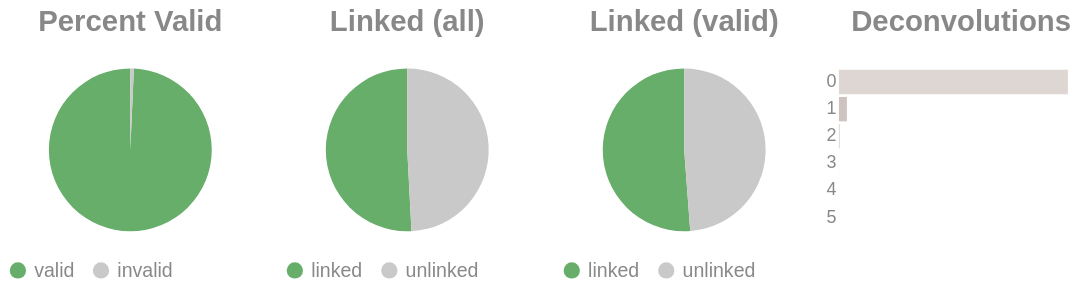

The notebook cell this image was saved under:
### Code cell
if SKIPLR:
    pass
else:
    clash = Counter()
    for i in valids['molecule'].to_list():
        _mol = i.split("-")
        if len(_mol) == 1:
            clash.update('0')
        else:
            clash.update(_mol[-1])

    _d = {"deconvolutions": [], 'count': []}
    for k,v in clash.items():
        _d['deconvolutions'].append(k)
        _d['count'].append(v)

    tot_valid = valids['reads'].sum()
    mask = valids['reads'] >= 2
    n_linked_reads = valids.filter(mask)['reads'].sum()
    if n_linked_reads == 0:
        print_html("No linked molecules (>=2 reads) were detected; skipping linked-only distributions.")
        SKIPLR = True
    else:
        perc_valid = round(tot_valid / n_reads, 4)
        linked_perc_abs = round(n_linked_reads / n_reads, 4)
        linked_perc = round(n_linked_reads / tot_valid, 4)

    _valid = pl.DataFrame({"valids": ['valid', 'invalid'], "count": [tot_valid, n_reads - tot_valid]})
    _linked_abs = pl.DataFrame({"linked (absolute)": ['linked', 'unlinked'], "count": [n_linked_reads, n_reads - n_linked_reads]})
    _linked_rel = pl.DataFrame({"linked (valids)": ['linked', 'unlinked'], "count": [n_linked_reads, tot_valid - n_linked_reads]})

    (
        alt.hconcat(
            piechart(_valid, goodval = 'valid', title = "Percent Valid"),
            piechart(_linked_abs, goodval = "linked", title =  "Linked (all)"),
            piechart(_linked_rel, goodval = "linked", title =  "Linked (valid)"),
            convolutionbar(pl.DataFrame(_d), title = "Deconvolutions"),
            center = True,
            bounds = 'flush'
        )
        .resolve_scale(color='independent')
        .resolve_legend('independent')
        .properties(usermeta={'embedOptions': {"actions": False}})
    ).display()

### Figure 1 — Vega-Lite specification as saved in the notebook (floating-point values rounded to 4 significant figures)
{"width": "container", "height": 400, "config": {"title": {"anchor": "start", "dy": -15, "fontSize": 18, "color": "#888888", "subtitleColor": "#888888", "subtitleFontSize": 14}, "arc": {"fill": "#0072B2"}, "axis": {"domainColor": "#888888", "domainWidth": 0.5, "gridWidth": 0.2, "grid": false, "titleFontWeight": 400, "titleFontSize": 15, "labelFontSize": 11, "labelColor": "#888888", "tickColor": "#888888", "tickWidth": 0.2, "titleColor": "#888888"}, "axisBand": {"grid": false}, "axisX": {"grid": true, "tickSize": 10, "domainCap": "round"}, "axisY": {"domain": false, "grid": true, "tickSize": 0, "domainCap": "round"}, "background": "transparent", "header": {"labelFontSize": 15, "labelColor": "#888888", "titleFontSize": 15, "titleFontWeight": 600, "titleColor": "#888888"}, "legend": {"labelFont": "sans-serif", "labelFontSize": 12, "labelColor": "#888888", "symbolSize": 100, "symbolType": "circle", "titleFontSize": 12, "titlePadding": 10, "titleColor": "#888888", "title": null}, "range": {"category": ["#E69F00", "#56B4E9", "#009E73", "#F0E442", "#0072B2", "#D55E00", "#CC79A7", "#000000"], "diverging": ["#cfe8f3", "#a2d4ec", "#73bfe2", "#46abdb", "#1696d2", "#12719e"]}, "area": {"fill": "#0072B2", "fillOpacity": 0.7, "line": true, "strokeOpacity": 0.7}, "line": {"color": "#0072B2", "stroke": "#0072B2", "strokeWidth": 2}, "trail": {"color": "#0072B2", "stroke": "#0072B2", "strokeWidth": 0, "size": 1}, "point": {"filled": true, "fillOpacity": 1.0, "size": 95}, "text": {"color": "#888888", "fontSize": 11, "align": "right", "fontWeight": 400, "size": 11}, "bar": {"fill": "#0072B2", "stroke": null}, "view": {"stroke": null, "continuousWidth": 660, "continuousHeight": 400}}, "hconcat": [{"data": {"name": "data-03f4e1b15c4998212b6df51e778cc36c"}, "mark": {"type": "arc"}, "encoding": {"color": {"field": "valids", "legend": {"orient": "bottom", "title": null}, "scale": {"domain": ["valid", "invalid"], "range": ["#68ae6b", "#C9C9C9"]}, "title": "Valids", "type": "nominal"}, "theta": {"field": "count", "type": "quantitative"}, "tooltip": [{"field": "valids", "title": "Valids", "type": "ordinal"}, {"field": "percent", "format": ".2%", "title": "Percent", "type": "quantitative"}, {"field": "count", "title": "Count", "type": "quantitative"}]}, "height": 100, "title": {"text": "Percent Valid", "align": "center", "anchor": "middle"}, "transform": [{"calculate": "datum.count / 8104829", "as": "percent"}], "width": 150}, {"data": {"name": "data-2a8265bf8c70925d5e4424cd6b5cc7a1"}, "mark": {"type": "arc"}, "encoding": {"color": {"field": "linked (absolute)", "legend": {"orient": "bottom", "title": null}, "scale": {"domain": ["linked", "unlinked"], "range": ["#68ae6b", "#C9C9C9"]}, "title": "Linked (Absolute)", "type": "nominal"}, "theta": {"field": "count", "type": "quantitative"}, "tooltip": [{"field": "linked (absolute)", "title": "Linked (Absolute)", "type": "ordinal"}, {"field": "percent", "format": ".2%", "title": "Percent", "type": "quantitative"}, {"field": "count", "title": "Count", "type": "quantitative"}]}, "height": 100, "title": {"text": "Linked (all)", "align": "center", "anchor": "middle"}, "transform": [{"calculate": "datum.count / 8104829", "as": "percent"}], "width": 150}, {"data": {"name": "data-d95e672f05454daca417a3023544a995"}, "mark": {"type": "arc"}, "encoding": {"color": {"field": "linked (valids)", "legend": {"orient": "bottom", "title": null}, "scale": {"domain": ["linked", "unlinked"], "range": ["#68ae6b", "#C9C9C9"]}, "title": "Linked (Valids)", "type": "nominal"}, "theta": {"field": "count", "type": "quantitative"}, "tooltip": [{"field": "linked (valids)", "title": "Linked (Valids)", "type": "ordinal"}, {"field": "percent", "format": ".2%", "title": "Percent", "type": "quantitative"}, {"field": "count", "title": "Count", "type": "quantitative"}]}, "height": 100, "title": {"text": "Linked (valid)", "align": "center", "anchor": "middle"}, "transform": [{"calculate": "datum.count / 8048328", "as": "percent"}], "width": 150}, {"data": {"name": "data-1abd86967985552d63428d298798d7c1"}, "mark": {"type": "bar"}, "encoding": {"color": {"field": "deconvolutions", "legend": null, "scale": {"scheme": "lightgreyred"}, "type": "nominal"}, "tooltip": [{"field": "deconvolutions", "title": "Deconvolutions", "type": "ordinal"}, {"field": "percent", "format": ".2%", "title": "Percent", "type": "quantitative"}, {"field": "count", "title": "Count", "type": "quantitative"}], "x": {"axis": null, "field": "count", "type": "quantitative"}, "y": {"field": "deconvolutions", "sort": "ascending", "title": null, "type": "nominal"}}, "height": 100, "title": {"text": "Deconvolutions", "align": "center", "anchor": "middle"}, "transform": [{"calculate": "datum.count / 5345427", "as": "percent"}], "width": 150}], "bounds": "flush", "center": true, "resolve": {"legend": {"angle": "independent"}, "scale": {"color": "independent"}}, "usermeta": {"embedOptions": {"actions": false}}, "$schema": "https://vega.github.io/schema/vega-lite/v6.1.0.json", "datasets": {"data-03f4e1b15c4998212b6df51e778cc36c": [{"valids": "valid", "count": 8048328}, {"valids": "invalid", "count": 56501}], "data-2a8265bf8c70925d5e4424cd6b5cc7a1": [{"linked (absolute)": "linked", "count": 4119582}, {"linked (absolute)": "unlinked", "count": 3985247}], "data-d95e672f05454daca417a3023544a995": [{"linked (valids)": "linked", "count": 4119582}, {"linked (valids)": "unlinked", "count": 3928746}], "data-1abd86967985552d63428d298798d7c1": [{"deconvolutions": "0", "count": 5153179}, {"deconvolutions": "1", "count": 180395}, {"deconvolutions": "2", "count": 10918}, {"deconvolutions": "3", "count": 857}, {"deconvolutions": "4", "count": 71}, {"deconvolutions": "5", "count": 7}]}}
